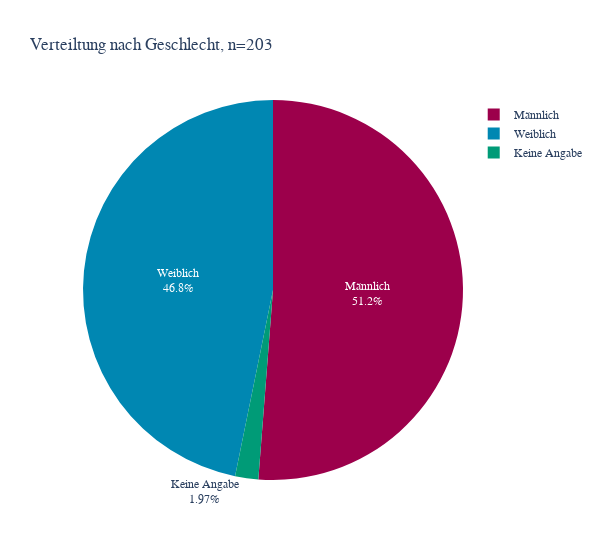
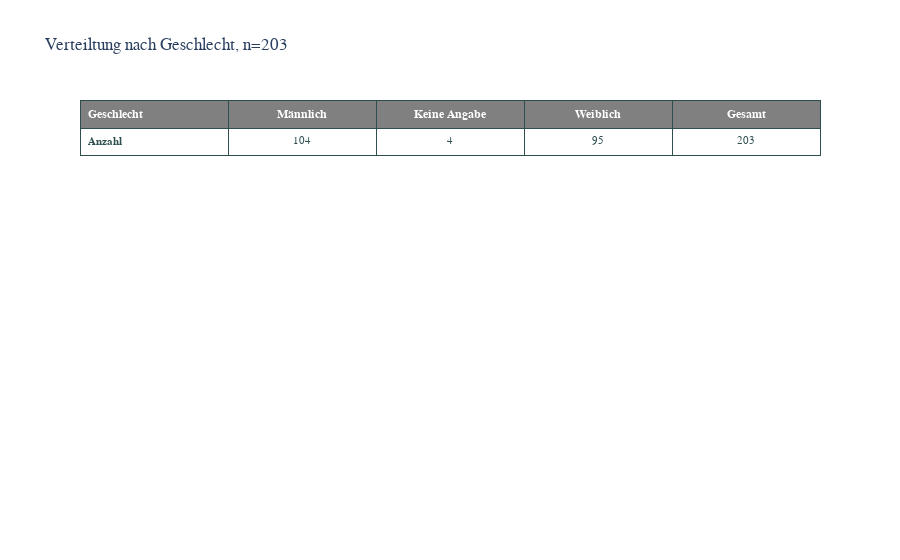

Write notebook code for charts like these, in order.
### Markdown cell above
### Gender

### Code cell
df = surveyData[['sex']]

df.fillna('nicht angegeben', inplace=True)
df = df.groupby(['sex'], dropna=False)['sex'].count().reset_index(name='count')

# Label strings
chartLabel = f"Verteiltung nach Geschlecht, n={len(surveyData[['sex']])}"
categoryGroups = ["Männlich", "Keine Angabe", "Weiblich"]

fig = go.Figure(data=[go.Pie( labels=categoryGroups, values=df['count'])])
fig.update_traces(textinfo='percent+label', marker=dict(colors=urCdColors))
fig.update_layout(
    title=chartLabel,
    yaxis_title=yLabel,
    width=600,
    # legend_title="Legend Title",
    font=dict(
        family="Frutiger Next LT W1G, Gill Sans, sans-serif",
        size=12,
        # color="RebeccaPurple"
    )
)
fig.show()

# Table sex
fig = go.Figure(data=[go.Table(
  header=dict(
    values=['<b>Geschlecht</b>', f"<b>{categoryGroups[0]}</b>", f"<b>{categoryGroups[1]}</b>", f"<b>{categoryGroups[2]}</b>", "<b>Gesamt</b>"],
    line_color='darkslategray',
    fill_color=headerColor,
    align=['left','center'],
    font=dict(color='white', size=12)
  ),
  cells=dict(
    values=[
      # [surveyData[timeCleanedData['sex'] == 'männlich'], surveyData[surveyData['sex'] == 'nicht angegeben'], surveyData[surveyData['sex'] == 'weiblich']]],
        ['<b>Anzahl</b>'],
        [len(surveyData[surveyData['sex'] == 'männlich'])],
        [surveyData['sex'].isnull().sum()],
        [len(surveyData[surveyData['sex'] == 'weiblich'])],
        [len(surveyData[['sex']])]
      ],
    line_color='darkslategray',
    # 2-D list of colors for alternating rows
    fill_color = [[rowOddColor,rowEvenColor,rowOddColor, rowEvenColor,rowOddColor]*5],
    align = ['left', 'center'],
    font = dict(color = 'darkslategray', size = 11)
    ))
])

fig.update_layout(
    title=chartLabel,
    yaxis_title=yLabel,
    # legend_title="Legend Title",
    font=dict(
        family="Frutiger Next LT W1G, Gill Sans, sans-serif",
        size=12,
        # color="RebeccaPurple"
    )
)

fig.show()

### Figure 1 — Plotly figure (JSON) as saved in the notebook; plotly's stock layout.template omitted (floating-point values rounded to 4 significant figures)
{"data": [{"labels": ["Männlich", "Keine Angabe", "Weiblich"], "marker": {"colors": ["rgb(156,0,75)", "rgb(0,155,119)", "rgb(0,135,178)", "rgb(174,167,0)", "rgb(236,98,0)", "rgb(191,0,42)", "rgb(79,184,0)", "rgb(0,137,147)", "rgb(0,85,106)", "rgb(205,211,15)", "rgb(236,188,0)"]}, "textinfo": "percent+label", "type": "pie", "values": [104, 4, 95]}], "layout": {"font": {"family": "Frutiger Next LT W1G, Gill Sans, sans-serif", "size": 12}, "title": {"text": "Verteiltung nach Geschlecht, n=203"}, "width": 600, "yaxis": {"title": {"text": "Alter in Jahren"}}}}

### Figure 2 — Plotly figure (JSON) as saved in the notebook; plotly's stock layout.template omitted (floating-point values rounded to 4 significant figures)
{"data": [{"cells": {"align": ["left", "center"], "fill": {"color": [["white", "lightgrey", "white", "lightgrey", "white", "white", "lightgrey", "white", "lightgrey", "white", "white", "lightgrey", "white", "lightgrey", "white", "white", "lightgrey", "white", "lightgrey", "white", "white", "lightgrey", "white", "lightgrey", "white"]]}, "font": {"color": "darkslategray", "size": 11}, "line": {"color": "darkslategray"}, "values": [["<b>Anzahl</b>"], [104], [4], [95], [203]]}, "header": {"align": ["left", "center"], "fill": {"color": "grey"}, "font": {"color": "white", "size": 12}, "line": {"color": "darkslategray"}, "values": ["<b>Geschlecht</b>", "<b>Männlich</b>", "<b>Keine Angabe</b>", "<b>Weiblich</b>", "<b>Gesamt</b>"]}, "type": "table"}], "layout": {"font": {"family": "Frutiger Next LT W1G, Gill Sans, sans-serif", "size": 12}, "title": {"text": "Verteiltung nach Geschlecht, n=203"}, "yaxis": {"title": {"text": "Alter in Jahren"}}}}
